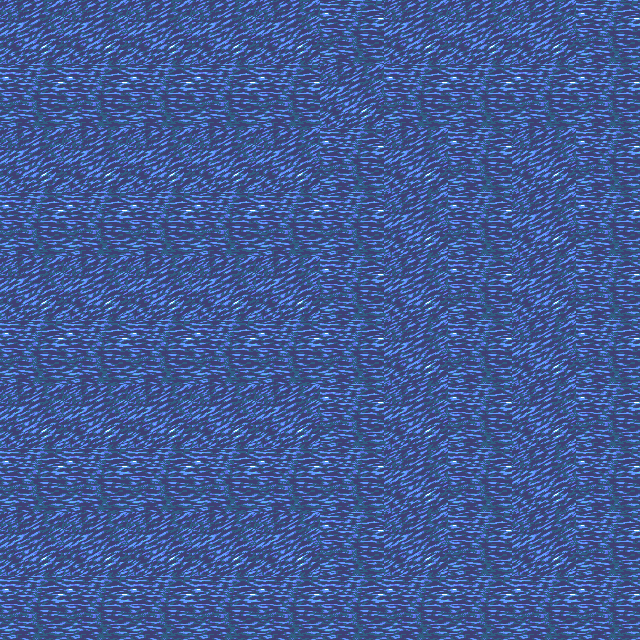

A level layout from a 2D game, rendered from its tile map. Below: a short description, then the map file with its tile-grid data intact:
An orthogonal 10x10 tile map with 64x64 px tiles, 1 tile layer (Tile Layer 1).

<map version="1.10" tiledversion="1.10.2" orientation="orthogonal" renderorder="right-up" width="10" height="10" tilewidth="64" tileheight="64" infinite="0" nextlayerid="2" nextobjectid="1">
 <tileset firstgid="1" source="water.tsx" />
 <layer id="1" name="Tile Layer 1" width="10" height="10">
  <data encoding="csv">
41,41,41,41,41,2,41,41,41,2,
2,2,2,2,2,41,2,2,2,2,
41,41,41,41,41,2,41,2,41,2,
2,2,2,2,2,2,41,2,41,2,
41,41,41,41,41,2,41,2,41,2,
2,2,2,2,2,2,41,2,41,2,
41,41,41,41,41,2,41,2,41,2,
2,2,2,2,2,2,41,2,41,2,
41,41,41,41,41,2,41,2,41,2,
2,2,2,2,2,2,2,2,2,2
</data>
 </layer>
</map>
